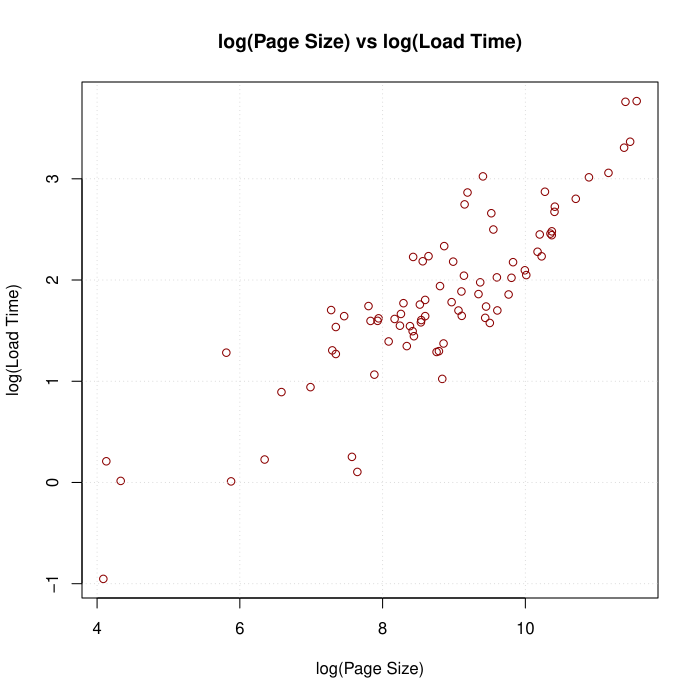

Source code (R):
data <- read.csv("../../data/averaged_data.csv")

plot(log(data$page_size_avg), log(data$load_time_avg),
  main = "log(Page Size) vs log(Load Time)",
  xlab = "log(Page Size)",
  ylab = "log(Load Time)",
  col = "darkred")

grid()
